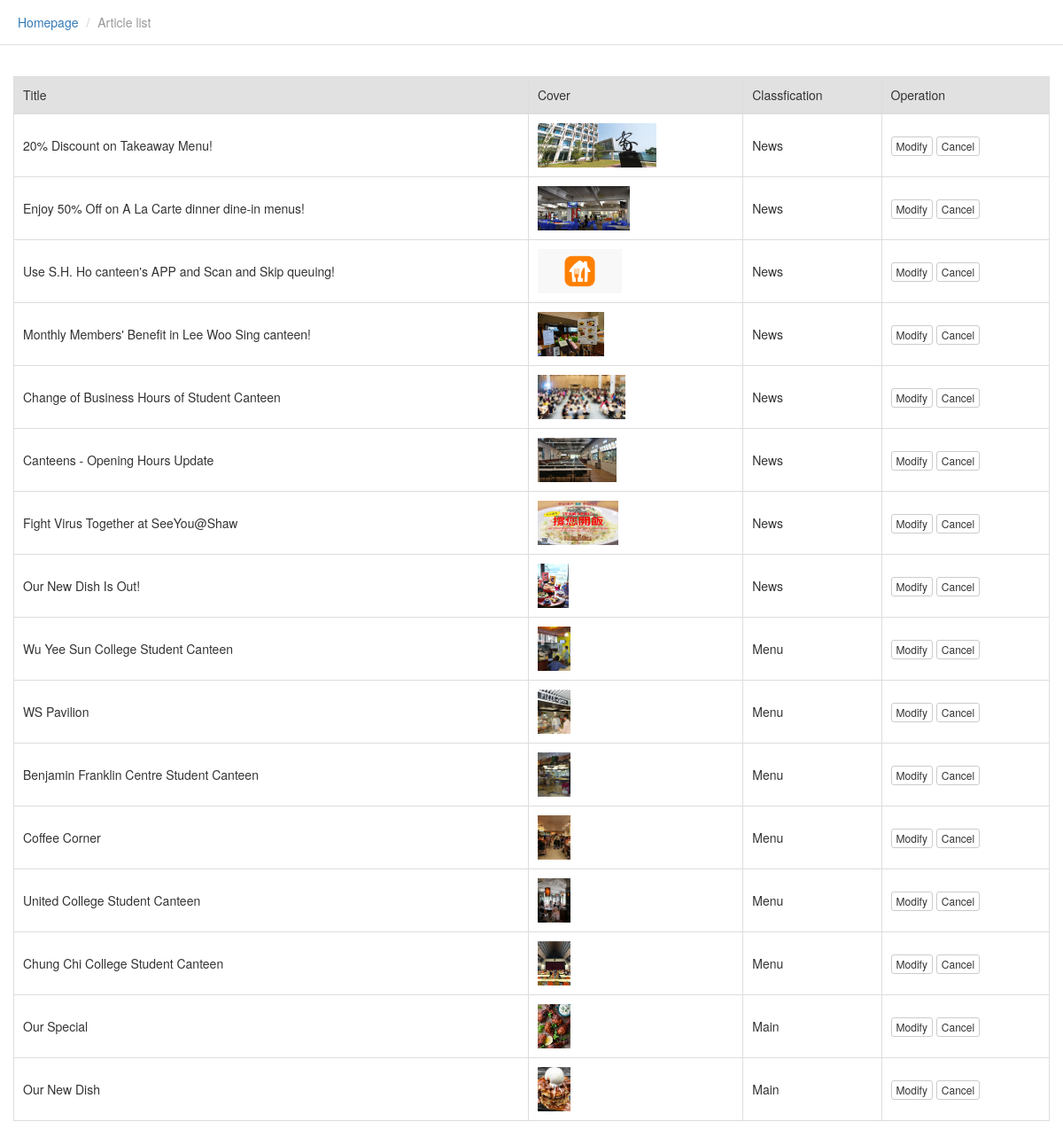
The page /admin/list_article.php (signed in) on the database its author committed.
### tables this page shows
CREATE TABLE IF NOT EXISTS `article` (
  `id` int(11) NOT NULL AUTO_INCREMENT COMMENT 'key',
  `title` varchar(255) NOT NULL COMMENT 'title',
  `description` text COMMENT 'des',
  `category` int(11) DEFAULT NULL COMMENT 'category',
  `thumb` varchar(255) DEFAULT NULL COMMENT 'cover',
  `content` text COMMENT '内容',
  `created` int(11) DEFAULT NULL,
  `updated` int(11) DEFAULT NULL,
  `status` tinyint(4) NOT NULL DEFAULT '1' COMMENT 'status',
  PRIMARY KEY (`id`)
);

### include/SqlHelper.class.php (called while the page is built, shortened)
<?php
    class SqlHelper{
      	public $conn;
      	public function __construct($dbhost,$dbname,$dbpassword,$dbuser){
            $this->host=$dbhost;
            $this->dbname=$dbname;
            $this->username=$dbuser;
            $this->password=$dbpassword;
      		$this->conn=mysql_connect($this->host,$this->username,$this->password);
      	}
      	public function execute_dql($sql){
      		$arr=array();
      		$res=mysql_query($sql,$this->conn) or die(mysql_error());
      		while($row=mysql_fetch_assoc($res)){
      			$arr[]=$row;
      		}
      		return $arr;
      	}
   }

### include/config.inc.php (called while the page is built, shortened)
<?php
require_once('SqlHelper.class.php');
$db = new SqlHelper('localhost','db','root','root');

### admin/list_article.php (the view, shortened to what this page needs)
<?php
include('header.php');
require_once('../include/config.inc.php');
if($_SESSION['usertype']==2) {
    $sql = 'SELECT * FROM article ORDER BY created DESC';
}else{
    $sql = 'SELECT * FROM article where uid=' . $_SESSION['userid'] . ' ORDER BY created DESC';
}
$data=$db->execute_dql($sql);
if(!empty($data)){
    foreach ($data as $i=>$item) {
        $category = $db->execute_dql('SELECT title FROM category WHERE id='.$item['category']);
        $category = $category[0];
        $data[$i]['category'] = $category['title'];
    }
}
?>
<ul class="breadcrumb">
    <li><a href="#">Homepage</a></li>
    <li class="active">Article list</li>
</ul>
<div class="panel-body">
    <div class="table-responsive">
        <table class="table table-bordered table-hover">
            <thead>
                <tr>
                <td>Title</td>
                <td>Cover</td>
                <td>Classfication</td>
                <td>Operation</td>
                </tr>
            </thead>
            <tbody>
            <?php if(!empty($data)){foreach($data as $item){?>
                <tr>
                    <td><?php echo $item['title'];?></td>
                    <td>
                        <a target="_blank" href="<?php if(!empty($item['thumb'])){ echo '../'.$item['thumb'];}else{?>images/default.png<?php }?>"><img class="thumbContent" src="<?php if(!empty($item['thumb'])){ echo '../'.$item['thumb'];}else{?>images/default.png<?php }?>" />
                        </a>
                    </td>
                    <td><?php echo $item['category'];?></td>
                    <td>
                        <a class="btn btn-default btn-xs" target="_self" href="edit_article.php?id=<?php echo $item['id'];?>">Modify</a>
                        <a class="btn btn-default btn-xs mybb" href="list_article.php?id=<?php echo $item['id'];?>">Cancel</a>
                    </td>
                </tr>
            <?php }}else{?>
                <tr>
                    <td colspan='6' align="center"><span class="text-danger">There is currently no data</span></td>
                </tr>
            <?php }?>
            </tbody>
        </table>
    </div>
</div>
<?php include('footer.php');?>

### admin/css/common.css (style rules this page uses)
html { width: 100%; height: 100%; }
body { width: 100%; height: 100%; background-color: transparent; }
.breadcrumb { border-radius: 0; background-color: #fff; padding: 15px 20px; border-bottom: 1px solid #e1e1e1; }
.breadcrumb .active { color: #999; }
.panel-body { background-color: #fff; }
.table>thead>tr>td { background-color: #e1e1e1; }
.table>tbody>tr>td, .table>tbody>tr>th, .table>tfoot>tr>td, .table>tfoot>tr>th, .table>thead>tr>td, .table>thead>tr>th { vertical-align: middle; padding: 10px; }
.thumbContent { height: 50px; }

### rows shown on the page
article: title "20% Discount on Takeaway Menu!", thumb (picture), category "News"
article: title "Enjoy 50% Off on A La Carte dinner dine-in menus!", thumb (picture), category "News"
article: title "Use S.H. Ho canteen's APP and Scan and Skip queuing!", thumb (picture), category "News"
article: title "Monthly Members' Benefit in Lee Woo Sing canteen!", thumb (picture), category "News"
article: title "Change of Business Hours of Student Canteen", thumb (picture), category "News"
article: title "Canteens - Opening Hours Update", thumb (picture), category "News"
article: title "Fight Virus Together at SeeYou@Shaw", thumb (picture), category "News"
article: title "Our New Dish Is Out!", thumb (picture), category "News"
article: title "Wu Yee Sun College Student Canteen", thumb (picture), category "Menu"
article: title "WS Pavilion", thumb (picture), category "Menu"
article: title "Benjamin Franklin Centre Student Canteen", thumb (picture), category "Menu"
article: title "Coffee Corner", thumb (picture), category "Menu"
article: title "United College Student Canteen", thumb (picture), category "Menu"
article: title "Chung Chi College Student Canteen", thumb (picture), category "Menu"
article: title "Our Special", thumb (picture), category "Main"
article: title "Our New Dish", thumb (picture), category "Main"
